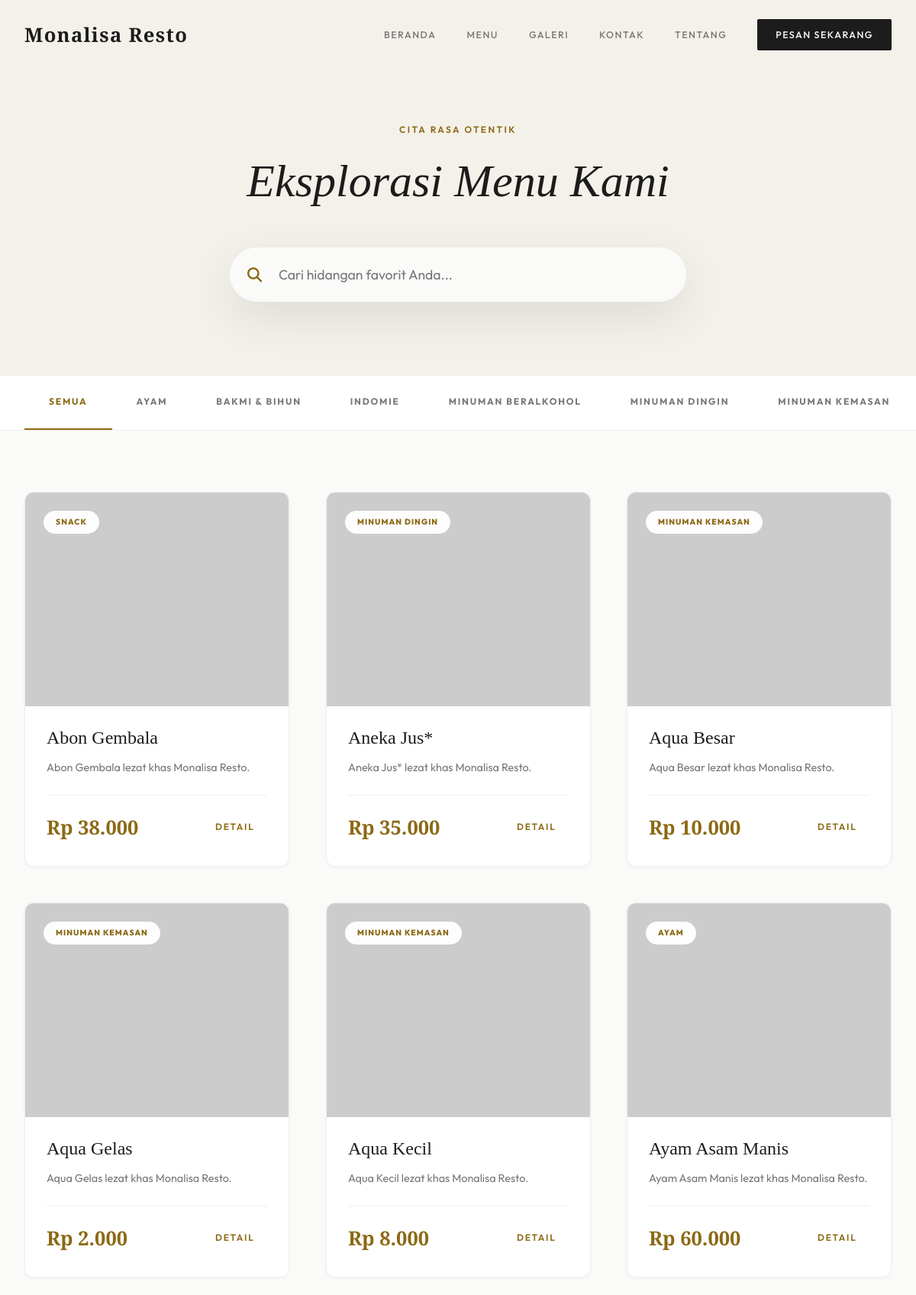
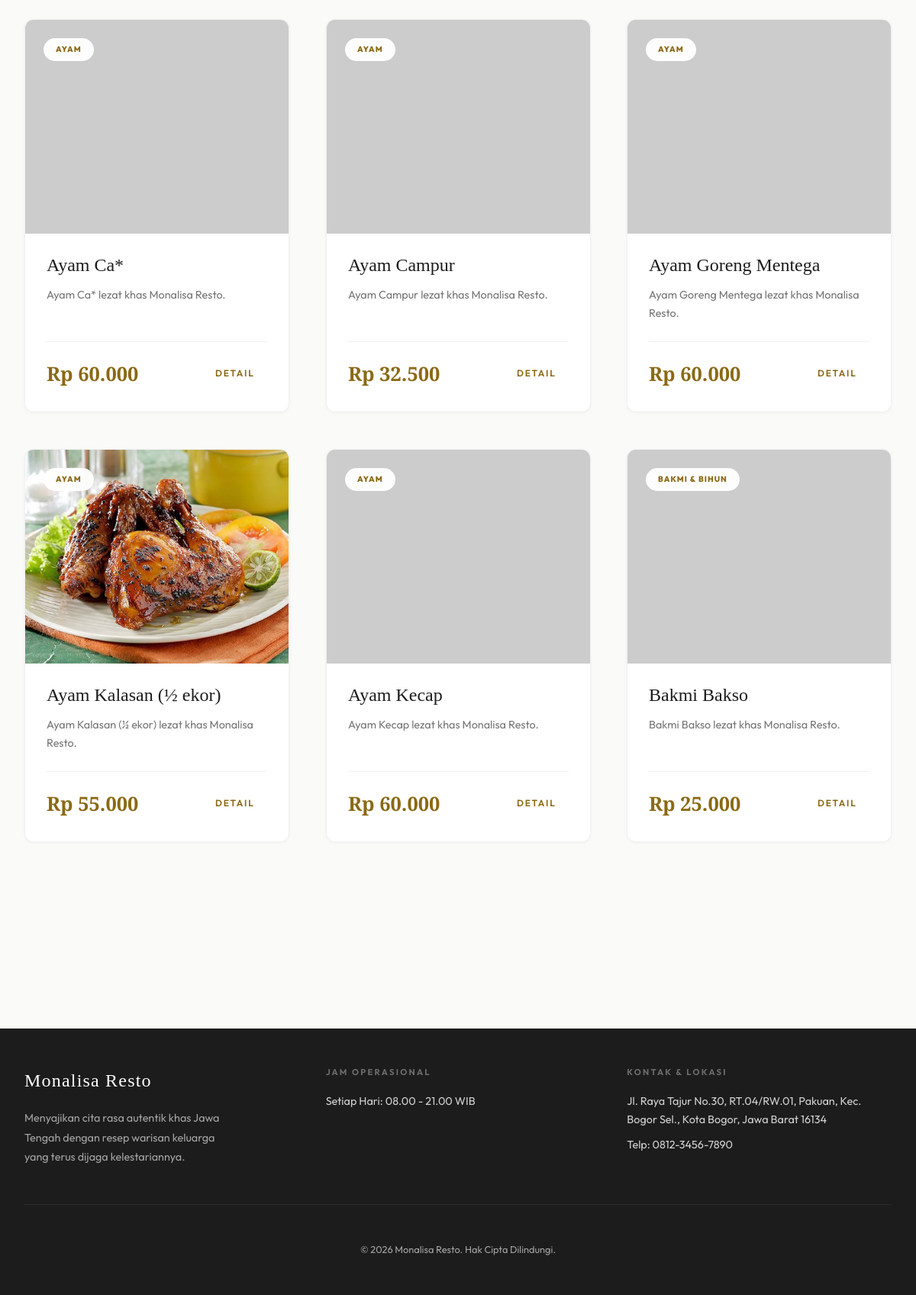
Page /katalog.php on the committed database (2 pictures, top to bottom).
### tables this page shows
CREATE TABLE `menu` (
  `id` int(11) NOT NULL AUTO_INCREMENT,
  `nama_menu` varchar(100) NOT NULL,
  `asal_daerah` varchar(100) NOT NULL,
  `deskripsi_singkat` text NOT NULL,
  `deskripsi_lengkap` longtext NOT NULL,
  `bahan_utama` text NOT NULL,
  `info_alergen` text DEFAULT NULL,
  `kategori` varchar(50) NOT NULL,
  `harga` decimal(10,2) NOT NULL,
  `foto_url` varchar(255) NOT NULL,
  `status` enum('aktif','nonaktif') DEFAULT 'aktif',
  `created_at` timestamp NOT NULL DEFAULT current_timestamp(),
  `updated_at` timestamp NOT NULL DEFAULT current_timestamp() ON UPDATE current_timestamp(),
  PRIMARY KEY (`id`)
);

### includes/functions.php (called while the page is built, shortened)
<?php
function h($string) {
    return htmlspecialchars($string ?? '', ENT_QUOTES, 'UTF-8');
}
function format_rupiah($angka) {
    return "Rp " . number_format($angka, 0, ',', '.');
}
?>

### katalog.php (the view, shortened to what this page needs)
<?php
require_once 'includes/header.php';
$kategori_aktif = $_GET['kategori'] ?? 'Semua';
$search_query   = $_GET['q'] ?? '';
$page           = isset($_GET['page']) ? max(1, (int)$_GET['page']) : 1;
$limit          = 12;
$offset         = ($page - 1) * $limit;
$stmt_cat = $pdo->query("SELECT DISTINCT kategori FROM menu WHERE status = 'aktif' ORDER BY kategori");
$categories = $stmt_cat->fetchAll(PDO::FETCH_COLUMN);
$sql_base = " FROM menu WHERE status = 'aktif'";
$params = [];
$sql = "SELECT id, nama_menu, asal_daerah, deskripsi_singkat, harga, foto_url, kategori " . $sql_base . " ORDER BY nama_menu LIMIT $limit OFFSET $offset";
$stmt = $pdo->prepare($sql);
$stmt->execute($params);
$menus = $stmt->fetchAll();
?>
<main>
<div style="background: var(--bg-warm); padding: 10rem 0 6rem; text-align: center;">
    <div class="container">
        <span class="eyebrow reveal reveal-up">Cita Rasa Otentik</span>
        <h1 class="section-title reveal reveal-up delay-1">Eksplorasi Menu Kami</h1>
        <div class="reveal reveal-up delay-2" style="max-width: 600px; margin: 3rem auto 0;">
            <form action="katalog.php" method="GET" style="position: relative;">
                <input type="text" name="q" value="<?= h($search_query) ?>"
                       class="form-control"
                       placeholder="Cari hidangan favorit Anda..."
                       style="padding: 1.5rem 2rem 1.5rem 4rem; border-radius: 50px; border: 1px solid var(--border); box-shadow: var(--shadow-lg); font-size: 1.1rem;">
                <i class="fas fa-search" style="position: absolute; left: 1.5rem; top: 50%; transform: translateY(-50%); color: var(--primary); font-size: 1.2rem;"></i>
            </form>
        </div>
    </div>
</div>
<div style="background: var(--surface); border-bottom: 1px solid var(--border); position: sticky; top: 0; z-index: 100; padding: 0;">
    <div class="container">
        <nav style="display: flex; gap: 0; overflow-x: auto; scrollbar-width: none;" aria-label="Filter Kategori">
            <a href="katalog.php<?= !empty($search_query) ? '?q='.urlencode($search_query) : '' ?>"
               style="padding: 1.5rem 2rem; font-size: 0.75rem; font-weight: 700; letter-spacing: 0.15em; text-transform: uppercase; color: <?= ($kategori_aktif === 'Semua') ? 'var(--primary)' : 'var(--text-muted)' ?>; border-bottom: 2px solid <?= ($kategori_aktif === 'Semua') ? 'var(--primary)' : 'transparent' ?>; white-space: nowrap; transition: all 0.3s;">
                Semua
            </a>
            <?php foreach($categories as $cat): ?>
            <a href="katalog.php?kategori=<?= urlencode($cat) ?><?= !empty($search_query) ? '&q='.urlencode($search_query) : '' ?>"
               style="padding: 1.5rem 2rem; font-size: 0.75rem; font-weight: 700; letter-spacing: 0.15em; text-transform: uppercase; color: <?= ($kategori_aktif === $cat) ? 'var(--primary)' : 'var(--text-muted)' ?>; border-bottom: 2px solid <?= ($kategori_aktif === $cat) ? 'var(--primary)' : 'transparent' ?>; white-space: nowrap; transition: all 0.3s;">
                <?= h($cat) ?>
            </a>
            <?php endforeach; ?>
        </nav>
    </div>
</div>
<section class="section" style="padding-top: 5rem;">
    <div class="container">
        <?php if(empty($menus)): ?>
        <div style="padding: 10rem 0; text-align: center;" class="reveal reveal-scale">
            <div style="font-size: 4rem; color: var(--primary-pale); margin-bottom: 2rem;">
                <i class="fas fa-utensils"></i>
            </div>
            <h2 class="section-title" style="font-size: 2rem; color: var(--text-muted);">Hidangan tidak ditemukan</h2>
            <p style="color: var(--text-faint);">Coba gunakan kata kunci lain atau pilih kategori yang berbeda.</p>
            <a href="katalog.php" class="btn btn-primary" style="margin-top: 2rem;">Lihat Semua Menu</a>
        </div>
        <?php else: ?>
        <div style="display: grid; grid-template-columns: repeat(auto-fill, minmax(320px, 1fr)); gap: 3rem;">
            <?php foreach($menus as $index => $menu): ?>
            <div class="menu-card reveal reveal-up delay-<?= ($index % 4) + 1 ?>">
                <div class="menu-card-img">
                    <img src="<?= h($menu['foto_url']) ?>"
                         alt="<?= h($menu['nama_menu']) ?>"
                         onerror="this.src='https://via.placeholder.com/600x450?text=<?= urlencode($menu['nama_menu']) ?>'">
                    <div style="position: absolute; top: 1.5rem; left: 1.5rem; background: rgba(255,255,255,0.95); padding: 6px 16px; border-radius: 50px; font-size: 0.65rem; font-weight: 800; letter-spacing: 0.1em; text-transform: uppercase; color: var(--primary); backdrop-filter: blur(4px);">
                        <?= h($menu['kategori']) ?>
                    </div>
                </div>
                <div class="menu-card-body">
                    <h3 class="menu-card-title"><?= h($menu['nama_menu']) ?></h3>
                    <p class="menu-card-desc"><?= h($menu['deskripsi_singkat']) ?></p>
                    <div class="menu-card-footer">
                        <span class="menu-card-price"><?= format_rupiah($menu['harga']) ?></span>
                        <a href="detail.php?id=<?= $menu['id'] ?>" class="btn btn-ghost" style="padding: 8px 16px; font-size: 0.75rem;">Detail</a>
                    </div>
                </div>
            </div>
            <?php endforeach; ?>
        </div>
        <?php endif; ?>
    </div>
</section>
</main>
<?php require_once 'includes/footer.php'; ?>

### assets/css/style.css (style rules this page uses)
:root { --primary: #8B6914; --primary-light: #B8902A; --primary-pale: #F5EDD6; --charcoal: #1C1C1C; --charcoal-soft: #2E2E2E; --text: #2C2C2C; --text-muted: #767676; --text-faint: #AAAAAA; --bg: #FAFAF8; --bg-warm: #F4F1EA; --surface: #FFFFFF; --border: rgba(0, 0, 0, 0.06); --border-mid: rgba(0, 0, 0, 0.12); --font-display: 'Cormorant Garamond', serif; --font-body: 'Outfit', sans-serif; --radius-xs: 2px; --radius-sm: 6px; --radius: 12px; --radius-lg: 24px; --shadow-xs: 0 1px 4px rgba(0,0,0,0.04); --shadow-sm: 0 4px 16px rgba(0,0,0,0.05); --shadow: 0 8px 32px rgba(0,0,0,0.07); --shadow-lg: 0 20px 60px rgba(0,0,0,0.09); --transition-fast: 0.2s ease; --transition: 0.4s cubic-bezier(0.25, 0.46, 0.45, 0.94); --transition-slow: 0.7s cubic-bezier(0.16, 1, 0.3, 1); }
*, *::before, *::after { box-sizing: border-box; margin: 0; padding: 0; }
html { scroll-behavior: smooth; }
body { font-family: var(--font-body); color: var(--text); background: var(--bg); line-height: 1.7; overflow-x: hidden; -webkit-font-smoothing: antialiased; }
h1, h2, h3, h4, h5, h6 { font-family: var(--font-display); line-height: 1.15; color: var(--charcoal); font-weight: 400; }
a { text-decoration: none; color: inherit; transition: var(--transition-fast); }
img { max-width: 100%; height: auto; display: block; }
.container { width: 100%; max-width: 1280px; margin: 0 auto; padding: 0 2rem; }
.section { padding: 7rem 0; }
.eyebrow { font-family: var(--font-body); font-size: 0.75rem; font-weight: 600; letter-spacing: 0.2em; text-transform: uppercase; color: var(--primary); display: block; margin-bottom: 1.25rem; }
.section-title { font-size: clamp(2.5rem, 5vw, 4rem); font-weight: 400; font-style: italic; color: var(--charcoal); margin-bottom: 1.5rem; line-height: 1.25; }
.reveal { opacity: 0; transition: opacity 1s cubic-bezier(0.16, 1, 0.3, 1), transform 1s cubic-bezier(0.16, 1, 0.3, 1); will-change: opacity, transform; }
.reveal-up { transform: translateY(40px); }
.revealed { opacity: 1; transform: translate(0) scale(1) !important; }
.delay-1 { transition-delay: 0.1s; }
.delay-2 { transition-delay: 0.2s; }
.delay-3 { transition-delay: 0.3s; }
.delay-4 { transition-delay: 0.4s; }
.btn { display: inline-flex; align-items: center; justify-content: center; gap: 0.6rem; padding: 14px 36px; font-family: var(--font-body); font-size: 0.8rem; font-weight: 600; letter-spacing: 0.15em; text-transform: uppercase; cursor: pointer; border: none; transition: var(--transition); white-space: nowrap; }
.btn-ghost { background: transparent; color: var(--primary); padding: 0; gap: 0.5rem; border-radius: 0; letter-spacing: 0.15em; font-size: 0.75rem; border-bottom: 1px solid transparent; }
.menu-card { background: var(--surface); border-radius: var(--radius); overflow: hidden; transition: var(--transition); box-shadow: var(--shadow-xs); border: 1px solid var(--border); display: flex; flex-direction: column; }
.menu-card-img { overflow: hidden; position: relative; }
.menu-card-img img { width: 100%; height: 280px; object-fit: cover; transition: transform 0.6s ease; }
.menu-card-body { padding: 1.75rem; flex: 1; display: flex; flex-direction: column; }
.menu-card-title { font-size: 1.5rem; color: var(--charcoal); margin-bottom: 0.75rem; }
.menu-card-desc { font-size: 0.9rem; color: var(--text-muted); line-height: 1.7; flex: 1; margin-bottom: 1.5rem; }
.menu-card-footer { display: flex; align-items: center; justify-content: space-between; padding-top: 1.25rem; border-top: 1px solid var(--border); }
.menu-card-price { font-family: var(--font-display); font-size: 1.6rem; color: var(--primary); font-weight: 600; }
.form-control { width: 100%; padding: 14px 18px; background: #FAFAF8; border: 1px solid var(--border); border-radius: var(--radius-sm); font-family: var(--font-body); font-size: 0.95rem; color: var(--charcoal); transition: all var(--transition); }

### rows in the picture
menu: kategori "SNACK", nama_menu "Abon Gembala", deskripsi_singkat "Abon Gembala lezat khas Monalisa Resto.", harga "Rp 38.000"
menu: kategori "MINUMAN DINGIN", nama_menu "Aneka Jus*", deskripsi_singkat "Aneka Jus* lezat khas Monalisa Resto.", harga "Rp 35.000"
menu: kategori "MINUMAN KEMASAN", nama_menu "Aqua Besar", deskripsi_singkat "Aqua Besar lezat khas Monalisa Resto.", harga "Rp 10.000"
menu: kategori "MINUMAN KEMASAN", nama_menu "Aqua Gelas", deskripsi_singkat "Aqua Gelas lezat khas Monalisa Resto.", harga "Rp 2.000"
menu: kategori "MINUMAN KEMASAN", nama_menu "Aqua Kecil", deskripsi_singkat "Aqua Kecil lezat khas Monalisa Resto.", harga "Rp 8.000"
menu: kategori "AYAM", nama_menu "Ayam Asam Manis", deskripsi_singkat "Ayam Asam Manis lezat khas Monalisa Resto.", harga "Rp 60.000"
menu: kategori "AYAM", nama_menu "Ayam Ca*", deskripsi_singkat "Ayam Ca* lezat khas Monalisa Resto.", harga "Rp 60.000"
menu: kategori "AYAM", nama_menu "Ayam Campur", deskripsi_singkat "Ayam Campur lezat khas Monalisa Resto.", harga "Rp 32.500"
menu: kategori "AYAM", nama_menu "Ayam Goreng Mentega", deskripsi_singkat "Ayam Goreng Mentega lezat khas Monalisa Resto.", harga "Rp 60.000"
menu: foto_url (picture), kategori "AYAM", nama_menu "Ayam Kalasan (½ ekor)", deskripsi_singkat "Ayam Kalasan (½ ekor) lezat khas Monalisa Resto.", harga "Rp 55.000"
menu: kategori "AYAM", nama_menu "Ayam Kecap", deskripsi_singkat "Ayam Kecap lezat khas Monalisa Resto.", harga "Rp 60.000"
menu: kategori "BAKMI & BIHUN", nama_menu "Bakmi Bakso", deskripsi_singkat "Bakmi Bakso lezat khas Monalisa Resto.", harga "Rp 25.000"

### other values in the picture
$cat "AYAM"
$cat "BAKMI & BIHUN"
$cat "INDOMIE"
$cat "MINUMAN BERALKOHOL"
$cat "MINUMAN DINGIN"
$cat "MINUMAN KEMASAN"
$kontak['jam_operasional'] "Setiap Hari: 08.00 - 21.00 WIB"
$kontak['alamat'] "Jl. Raya Tajur No.30, RT.04/RW.01, Pakuan, Kec. Bogor Sel., Kota Bogor, Jawa Barat 16134"
$kontak['telepon'] "0812-3456-7890"
